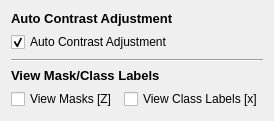
      <widget class="QWidget" name="tab_16">
       <attribute name="title">
        <string>General</string>
       </attribute>
       <layout class="QVBoxLayout" name="verticalLayout_23">
        <item>
         <widget class="QLabel" name="label_60">
          <property name="font">
           <font>
            <pointsize>10</pointsize>
            <weight>75</weight>
            <bold>true</bold>
           </font>
          </property>
          <property name="text">
           <string>Auto Contrast Adjustment</string>
          </property>
         </widget>
        </item>
        <item>
         <widget class="QCheckBox" name="import_auto_contrast">
          <property name="text">
           <string>Auto Contrast Adjustment</string>
          </property>
          <property name="checked">
           <bool>true</bool>
          </property>
         </widget>
        </item>
        <item>
         <spacer name="verticalSpacer_43">
          <property name="orientation">
           <enum>Qt::Vertical</enum>
          </property>
          <property name="sizeHint" stdset="0">
           <size>
            <width>20</width>
            <height>1</height>
           </size>
          </property>
         </spacer>
        </item>
        <item>
         <widget class="Line" name="line_29">
          <property name="orientation">
           <enum>Qt::Horizontal</enum>
          </property>
         </widget>
        </item>
        <item>
         <widget class="QLabel" name="label_38">
          <property name="font">
           <font>
            <pointsize>10</pointsize>
            <weight>75</weight>
            <bold>true</bold>
           </font>
          </property>
          <property name="text">
           <string>View Mask/Class Labels</string>
          </property>
         </widget>
        </item>
        <item>
         <layout class="QGridLayout" name="gridLayout_6">
          <item row="1" column="1">
           <widget class="QCheckBox" name="modify_viewlabels">
            <property name="text">
             <string>View Class Labels [x]</string>
            </property>
           </widget>
          </item>
          <item row="1" column="0">
           <widget class="QCheckBox" name="modify_viewmasks">
            <property name="text">
             <string>View Masks [Z]</string>
            </property>
           </widget>
          </item>
         </layout>
        </item>
        <item>
         <spacer name="verticalSpacer_37">
          <property name="orientation">
           <enum>Qt::Vertical</enum>
          </property>
          <property name="sizeHint" stdset="0">
           <size>
            <width>20</width>
            <height>1</height>
           </size>
          </property>
         </spacer>
        </item>
       </layout>
      </widget>
